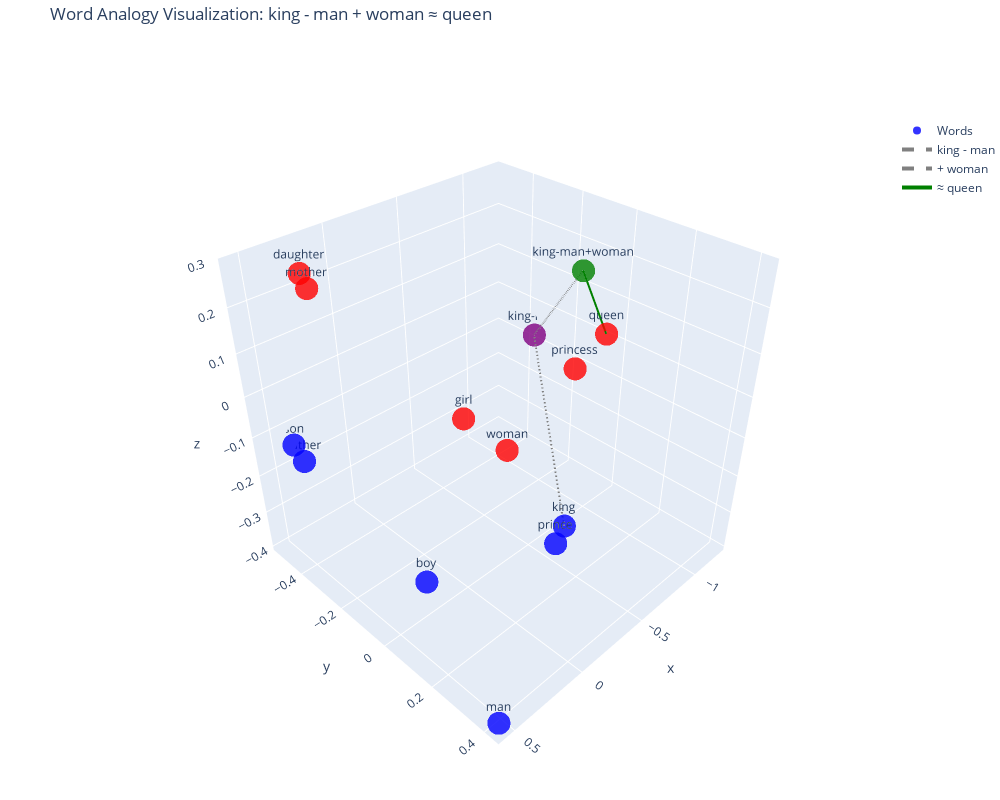

Notebook code for this chart:
### Markdown cell above
One of the most popular examples of embedding based math is visually showing the "concepts" being added and subtracted out, and how they affect the final representation. Let's visually examine how:

`vector("king") - vector("man") + vector("woman") ≈ vector("queen")`

### Code cell
from staticvectors import StaticVectors
import numpy as np
import plotly.graph_objects as go
from plotly.offline import init_notebook_mode
from sklearn.decomposition import PCA

# Initialize the notebook for Plotly
init_notebook_mode(connected=True)

# Initialize the model
w2v = StaticVectors("neuml/word2vec")

# Words to include in our visualization
words = ["king", "queen", "man", "woman", "prince", "princess", 
         "boy", "girl", "father", "mother", "son", "daughter"]


# Get embeddings for all words
embeddings = w2v.embeddings(words)

# Get indices for our key words
king_idx = words.index("king")
man_idx = words.index("man")
woman_idx = words.index("woman")
queen_idx = words.index("queen")

# Get vectors for key words
king_vec = embeddings[king_idx]
man_vec = embeddings[man_idx]
woman_vec = embeddings[woman_idx]
queen_vec = embeddings[queen_idx]

# Calculate the intermediate and result vectors
king_minus_man_vec = king_vec - man_vec
result_vec = king_minus_man_vec + woman_vec

# Add the intermediate and result vectors to our data
words.append("king-man")
words.append("king-man+woman")
embeddings = np.vstack([embeddings, king_minus_man_vec.reshape(1, -1), result_vec.reshape(1, -1)])

# Reduce dimensionality to 3D using PCA
pca = PCA(n_components=3)
vis_dims = pca.fit_transform(embeddings)

# Create color mapping - add the king-man point
colors = {
    "king": "blue",
    "queen": "red",
    "man": "blue",
    "woman": "red",
    "prince": "blue",
    "princess": "red",
    "boy": "blue",
    "girl": "red",
    "father": "blue",
    "mother": "red",
    "son": "blue",
    "daughter": "red",
    "king-man": "purple",
    "king-man+woman": "green",
}


# Create the scatter plot for words
trace = go.Scatter3d(
    x=vis_dims[:, 0],
    y=vis_dims[:, 1],
    z=vis_dims[:, 2],
    mode='markers+text',
    marker=dict(
        size=8,
        color=[colors[word] for word in words],
        opacity=0.8
    ),
    text=words,
    textposition="top center",
    hoverinfo='text',
    name='Words'
)

# Get the 3D PCA coordinates for our key points
king_pos = vis_dims[king_idx]
man_pos = vis_dims[man_idx]
woman_pos = vis_dims[woman_idx]
queen_pos = vis_dims[queen_idx]
king_minus_man_pos = vis_dims[-2]  # Second to last point is our king-man vector
result_pos = vis_dims[-1]  # The last point is our result vector

# Create the "king - man" arrow (from king to king-man)
arrow1 = go.Scatter3d(
    x=[king_pos[0], king_minus_man_pos[0]],
    y=[king_pos[1], king_minus_man_pos[1]],
    z=[king_pos[2], king_minus_man_pos[2]],
    mode='lines',
    line=dict(color='gray', width=4, dash='dash'),
    name='king - man'
)

# Create the "+ woman" arrow (from king-man to result)
arrow2 = go.Scatter3d(
    x=[king_minus_man_pos[0], result_pos[0]],
    y=[king_minus_man_pos[1], result_pos[1]],
    z=[king_minus_man_pos[2], result_pos[2]],
    mode='lines',
    line=dict(color='gray', width=4, dash='dash'),
    name='+ woman'
)

# Create the final arrow from result to queen (to show how close they are)
arrow3 = go.Scatter3d(
    x=[result_pos[0], queen_pos[0]],
    y=[result_pos[1], queen_pos[1]],
    z=[result_pos[2], queen_pos[2]],
    mode='lines',
    line=dict(color='green', width=4),
    name='≈ queen'
)

# Create the layout
layout = go.Layout(
    title="Word Analogy Visualization: king - man + woman ≈ queen",
    scene=dict(
        aspectmode='cube',
        camera=dict(
            up=dict(x=0, y=0, z=1),
            center=dict(x=0, y=0, z=0),
            eye=dict(x=1.5, y=1.5, z=1.5)
        ),
    ),
    width=1000,
    height=800,
    margin=dict(l=0, r=0, b=0, t=40),
    legend=dict(
        x=0.9,
        y=0.9,
        traceorder="normal",
        font=dict(size=12),
        bgcolor="rgba(255, 255, 255, 0.5)"
    ),
    hovermode='closest'
)

# Create the figure and display
fig = go.Figure(data=[trace, arrow1, arrow2, arrow3], layout=layout)
fig.show()

### Figure 1 — Plotly figure (JSON) as saved in the notebook; plotly's stock layout.template omitted (floating-point values rounded to 4 significant figures)
{"data": [{"hoverinfo": "text", "marker": {"color": ["blue", "red", "blue", "red", "blue", "red", "blue", "red", "blue", "red", "blue", "red", "purple", "green"], "opacity": 0.8, "size": 8}, "mode": "markers+text", "name": "Words", "text": ["king", "queen", "man", "woman", "prince", "princess", "boy", "girl", "father", "mother", "son", "daughter", "king-man", "king-man+woman"], "textposition": "top center", "type": "scatter3d", "x": [-0.5873, -0.4423, 0.5545, 0.4793, -0.2957, -0.2301, 0.4763, 0.4298, 0.3533, 0.3936, 0.3988, 0.3698, -1.238, -0.6624], "y": [0.1044, 0.2668, 0.4215, 0.4059, 0.2027, 0.2662, 0.1156, 0.2476, -0.5173, -0.3408, -0.5215, -0.3864, -0.3535, 0.08879], "z": [-0.3286, 0.2204, -0.3904, 0.2067, -0.2629, 0.1849, -0.2095, 0.1974, -0.2002, 0.2647, -0.1486, 0.2799, -0.08225, 0.2685]}, {"line": {"color": "gray", "dash": "dash", "width": 4}, "mode": "lines", "name": "king - man", "type": "scatter3d", "x": [-0.5873, -1.238], "y": [0.1044, -0.3535], "z": [-0.3286, -0.08225]}, {"line": {"color": "gray", "dash": "dash", "width": 4}, "mode": "lines", "name": "+ woman", "type": "scatter3d", "x": [-1.238, -0.6624], "y": [-0.3535, 0.08879], "z": [-0.08225, 0.2685]}, {"line": {"color": "green", "width": 4}, "mode": "lines", "name": "≈ queen", "type": "scatter3d", "x": [-0.6624, -0.4423], "y": [0.08879, 0.2668], "z": [0.2685, 0.2204]}], "layout": {"height": 800, "hovermode": "closest", "legend": {"bgcolor": "rgba(255, 255, 255, 0.5)", "font": {"size": 12}, "traceorder": "normal", "x": 0.9, "y": 0.9}, "margin": {"b": 0, "l": 0, "r": 0, "t": 40}, "scene": {"aspectmode": "cube", "camera": {"center": {"x": 0, "y": 0, "z": 0}, "eye": {"x": 1.5, "y": 1.5, "z": 1.5}, "up": {"x": 0, "y": 0, "z": 1}}}, "title": {"text": "Word Analogy Visualization: king - man + woman ≈ queen"}, "width": 1000}}
